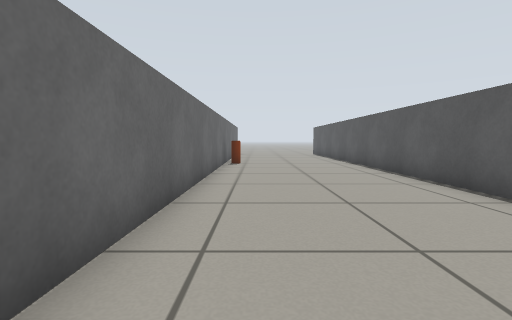
[1] (above)

12 first-person views from a walk through a world built for the Gazebo simulator. The camera is 0.51 m above the floor, tilts 4° down and sees 85° across. The floor is counted in squares, 0.5 m on a side. Each view is taken from the middle of a square. On the plan, view 1 faces up. The plan holds only what a view shows up to about 11 squares ahead; the rest is blank.

[2]
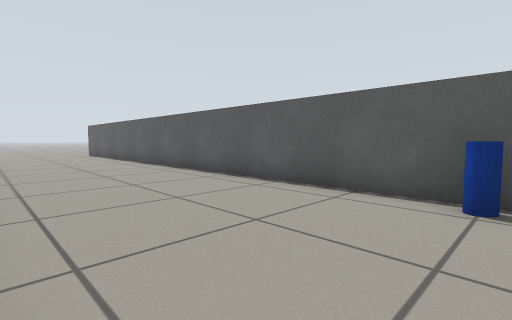

[3]
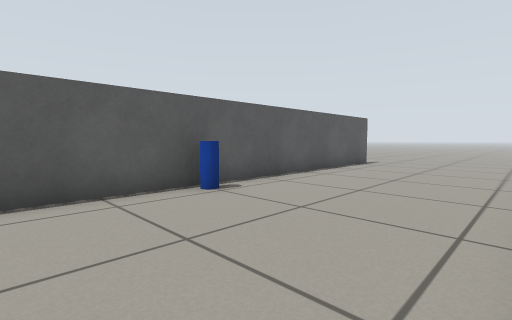

[4]
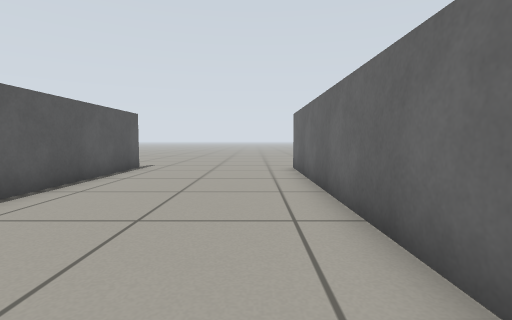

[5]
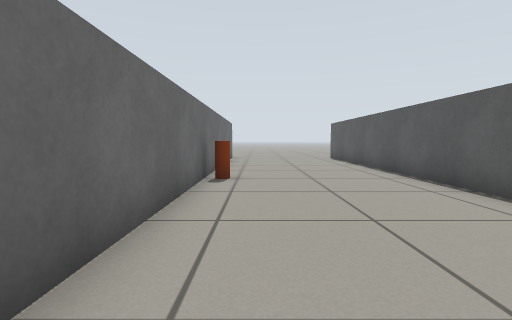

[6]
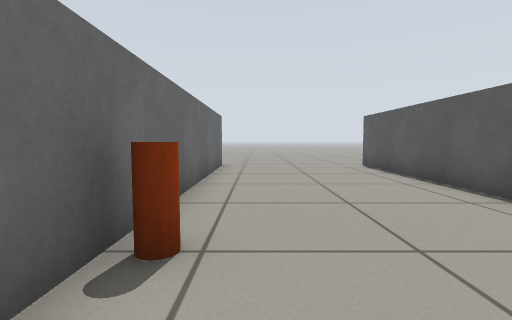

[7]
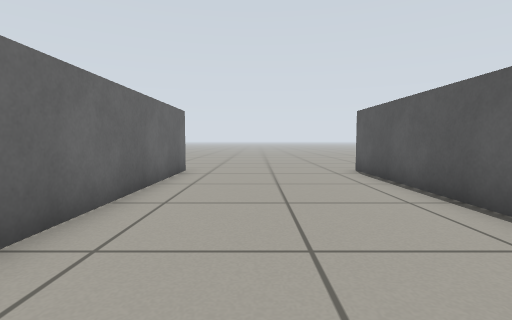

[8]
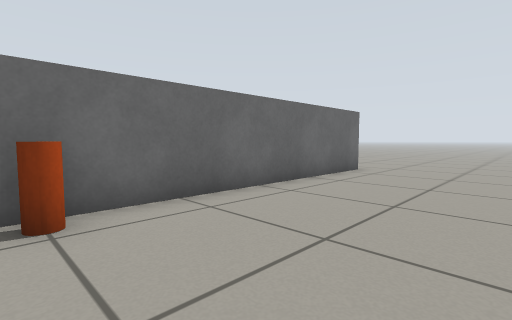

[9]
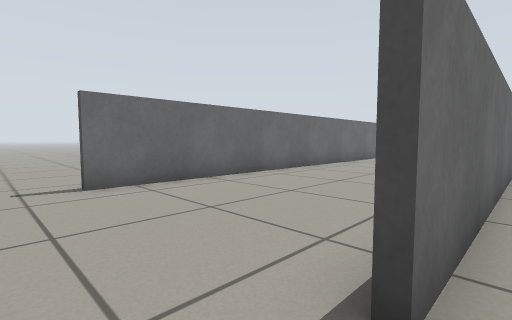

[10]
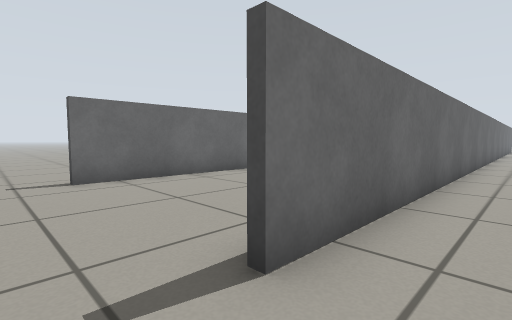

[11]
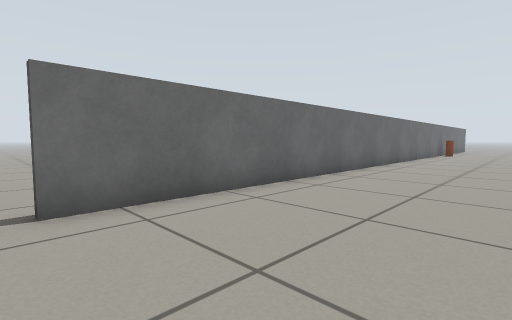

[12]
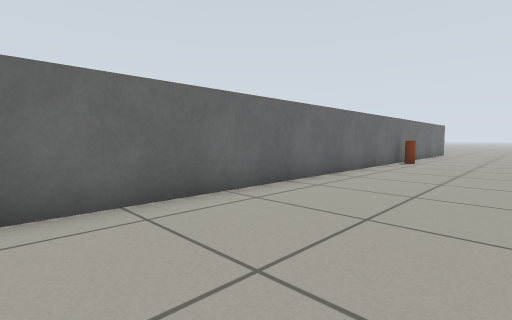

### Floor plan
Points are (right, up) in squares from view 1. A wall is a line through its corners. A room is listed if a view was taken in it or the views show most of it. See-through windows are left out.
Room 1 (views 1, 2, 3, 4, 5, 6, 7, 8, 11, 12)
walls: (4.4, -8.5) (4.4, 21.5); (-1.4, 21.6) (-1.4, -8.5)
ways out: opening at (4, -9.5) to room 2; opening at (4, 22.5) to room 2; opening at (-2, -9.5); opening at (-2, 22.5)
objects: pillar (-1, 12); pillar (4, 0)
Room 2 (views 9, 10)
walls: (4.6, 4.2) (4.6, -8.5)
ways out: opening at (4, -9.5) to room 1; opening at (4, 22.5) to room 1

Where each view was taken, in squares from view 1:
view 1: 0 up, 0 right, facing up
view 2: 0 up, 1 left, facing up-right
view 3: 4 up, 1 left, facing down-right
view 4: 2 up, 0 right, facing down
view 5: 5 up, 0 right, facing up
view 6: 10 up, 0 right, facing up
view 7: 12 up, 1 right, facing up
view 8: 12 up, 3 right, facing up-left
view 9: 10 down, 5 right, facing up-left
view 10: 10 down, 6 right, facing up-left
view 11: 9 down, 3 right, facing up-left
view 12: 1 down, 3 right, facing up-left
